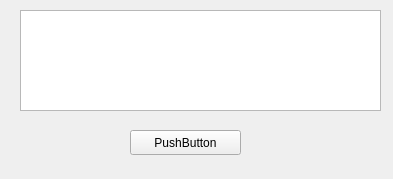
<?xml version="1.0" encoding="UTF-8"?>
<ui version="4.0">
 <class>Form</class>
 <widget class="QWidget" name="Form">
  <property name="geometry">
   <rect>
    <x>0</x>
    <y>0</y>
    <width>393</width>
    <height>179</height>
   </rect>
  </property>
  <property name="windowTitle">
   <string>Form</string>
  </property>
  <widget class="QTextEdit" name="myTextEdit">
   <property name="geometry">
    <rect>
     <x>20</x>
     <y>10</y>
     <width>361</width>
     <height>101</height>
    </rect>
   </property>
  </widget>
  <widget class="QPushButton" name="myPushButton">
   <property name="geometry">
    <rect>
     <x>130</x>
     <y>130</y>
     <width>111</width>
     <height>25</height>
    </rect>
   </property>
   <property name="text">
    <string>PushButton</string>
   </property>
  </widget>
 </widget>
 <resources/>
 <connections/>
</ui>
